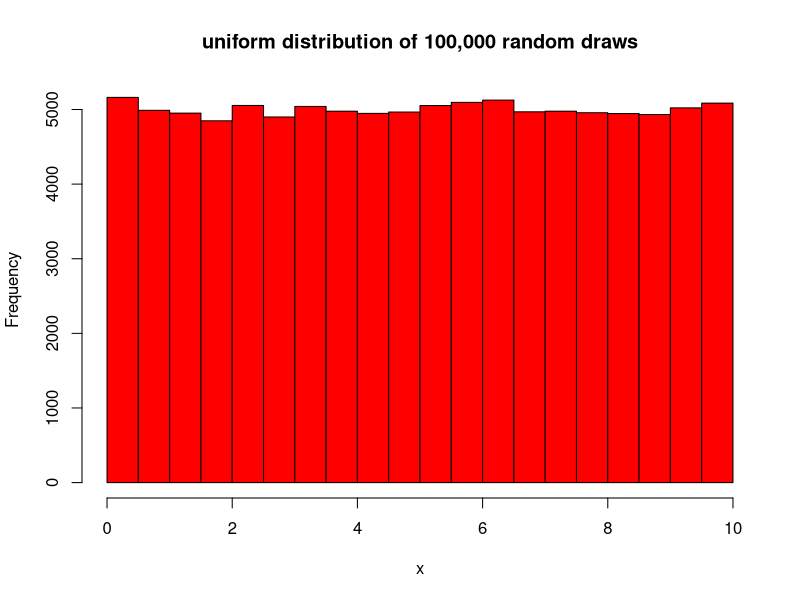
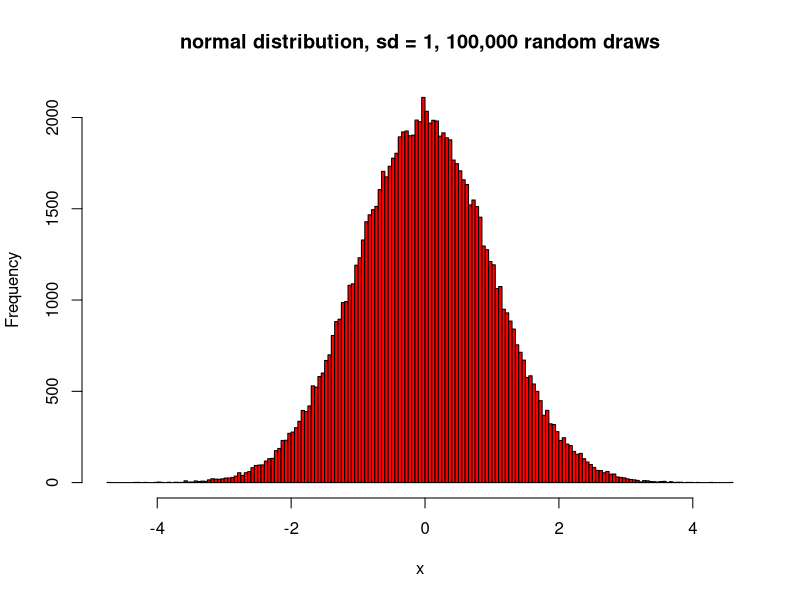
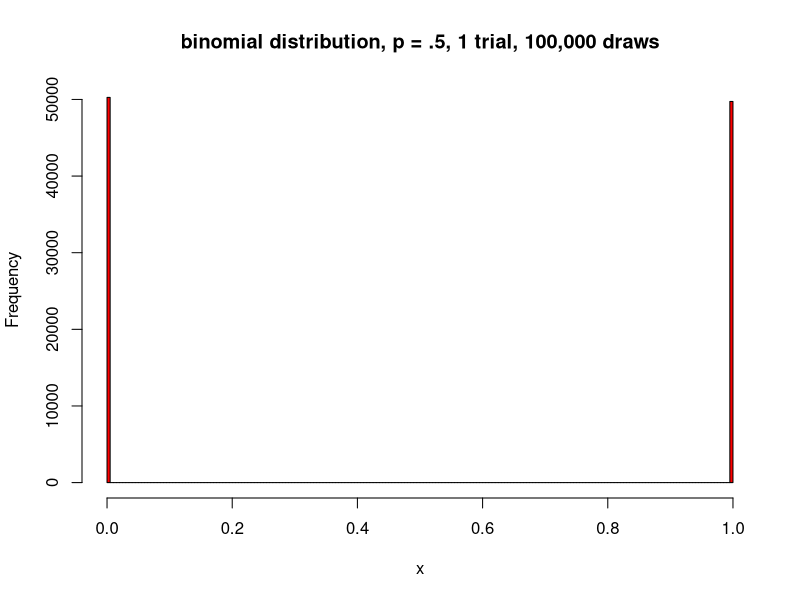
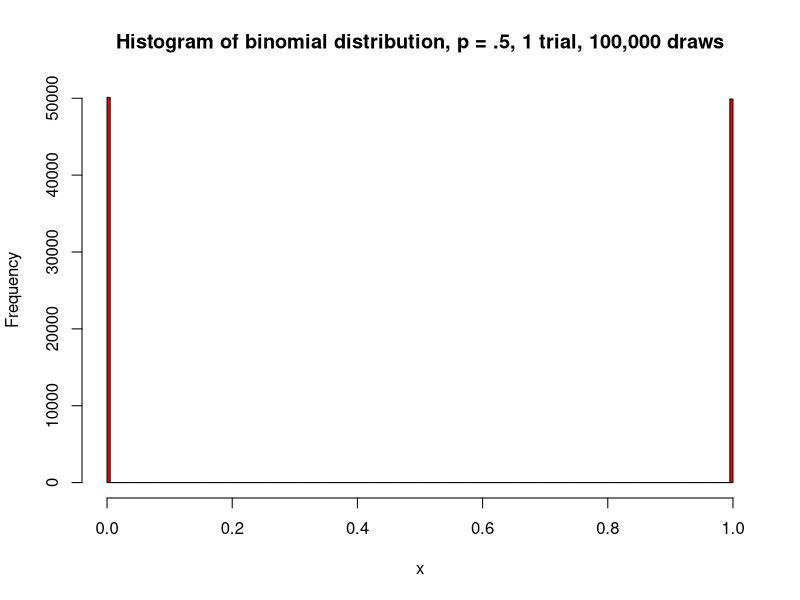
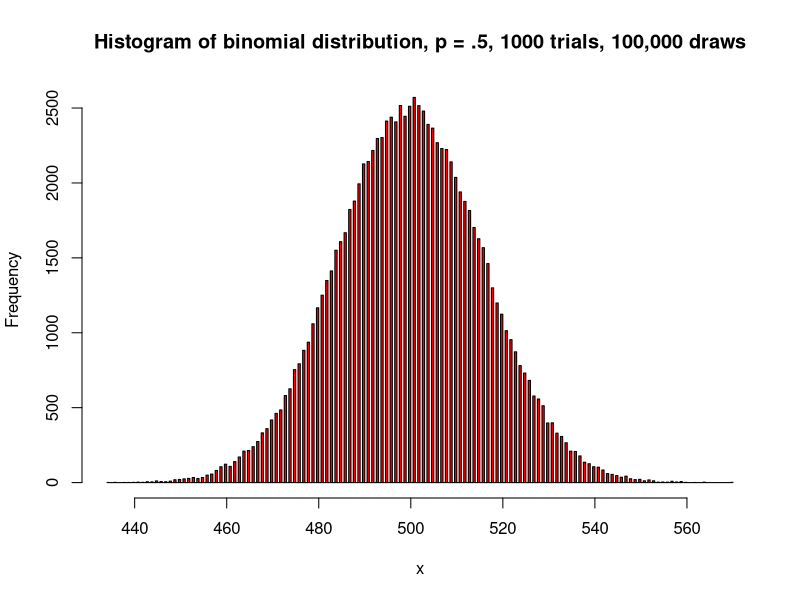
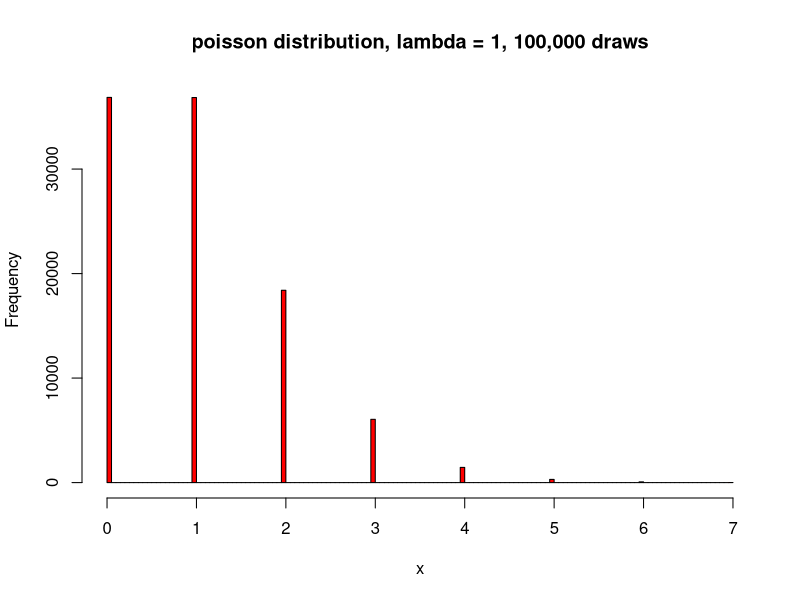

The R source for these figures, in order:
## ---- chunk 1
rand.unif <- runif(100000, min = 0, max = 10)
hist(rand.unif, breaks = 20, freq = TRUE, main = "uniform distribution of 100,000 random draws", xlab = 'x', col = "red")
## ---- chunk 2
rand.norm<- rnorm(100000)
hist(rand.norm, breaks = 200, freq = TRUE, main = "normal distribution, sd = 1, 100,000 random draws", xlab = 'x', col = "red")

## ---- chunk 3

rand.binom<- rbinom(100000,1,.5)
hist(rand.binom, breaks = 200, freq = TRUE, main = "binomial distribution, p = .5, 1 trial, 100,000 draws", xlab = 'x', col = "red")

## ---- chunk 4

rand.binom<- rbinom(100000,1,.5)
hist(rand.binom, breaks = 200, freq = TRUE, main = "Histogram of binomial distribution, p = .5, 1 trial, 100,000 draws", xlab = 'x', col = "red")

rand.binom2<- rbinom(100000,1000,.5)
hist(rand.binom2, breaks = 200, freq = TRUE, main = "Histogram of binomial distribution, p = .5, 1000 trials, 100,000 draws", xlab = 'x', col = "red")

## ---- chunk 5

rand.poiss<- rpois(100000,1)
hist(rand.poiss, breaks = 200, freq = TRUE, main = "poisson distribution, lambda = 1, 100,000 draws", xlab = 'x', col = "red")

